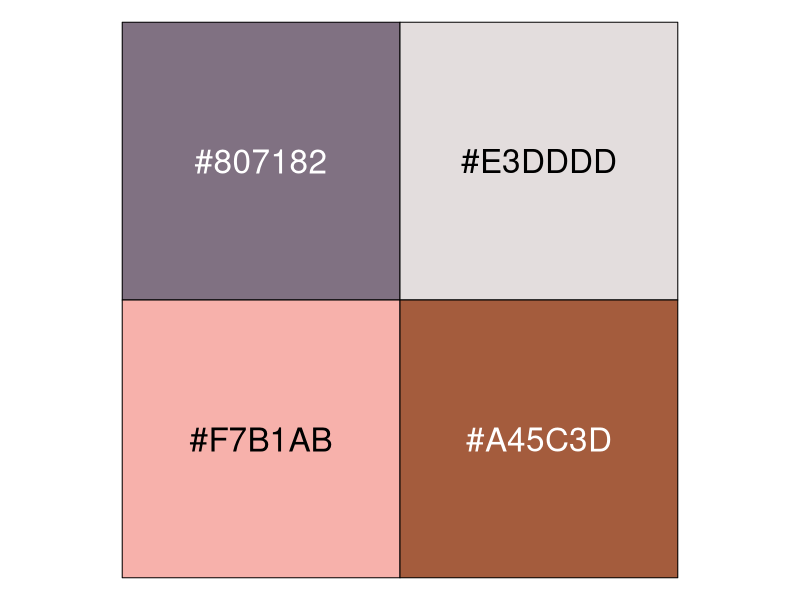
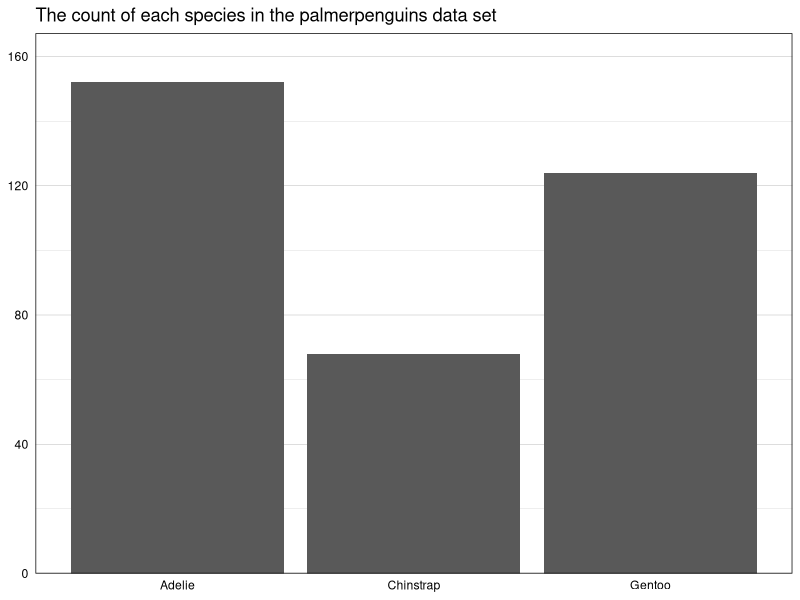
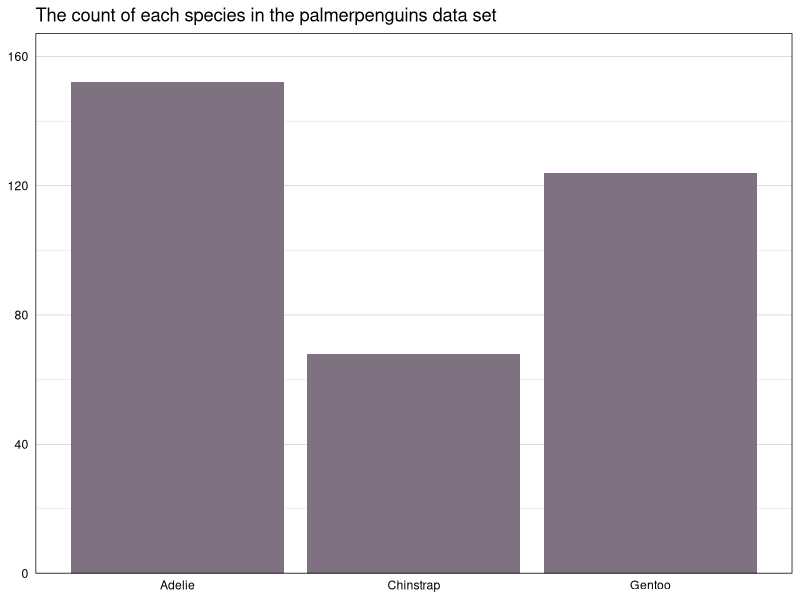
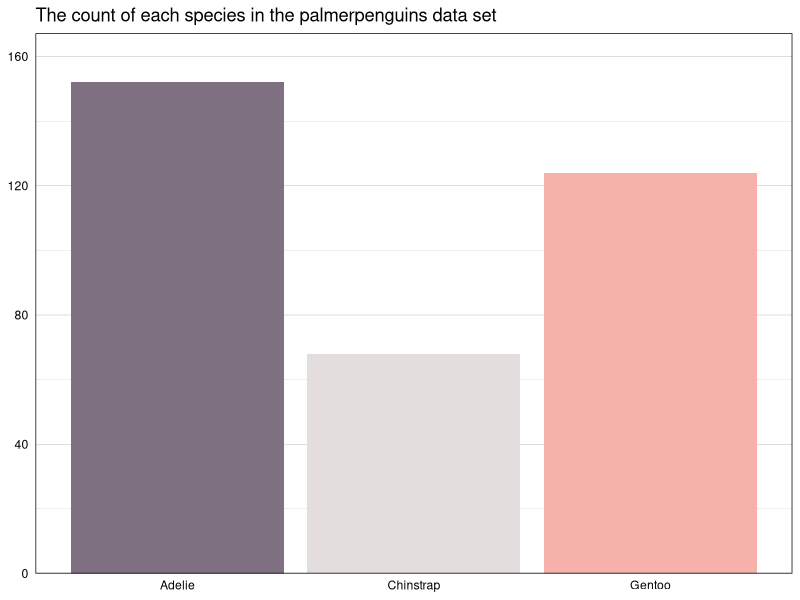
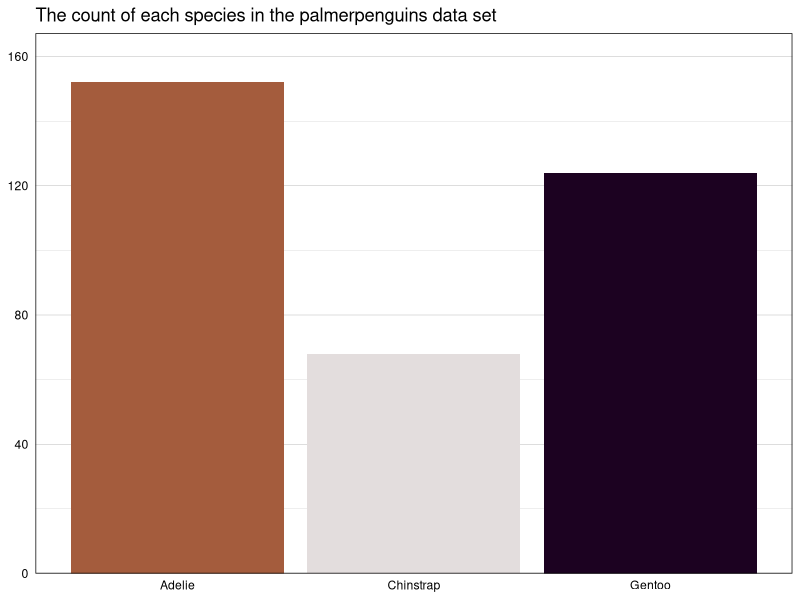
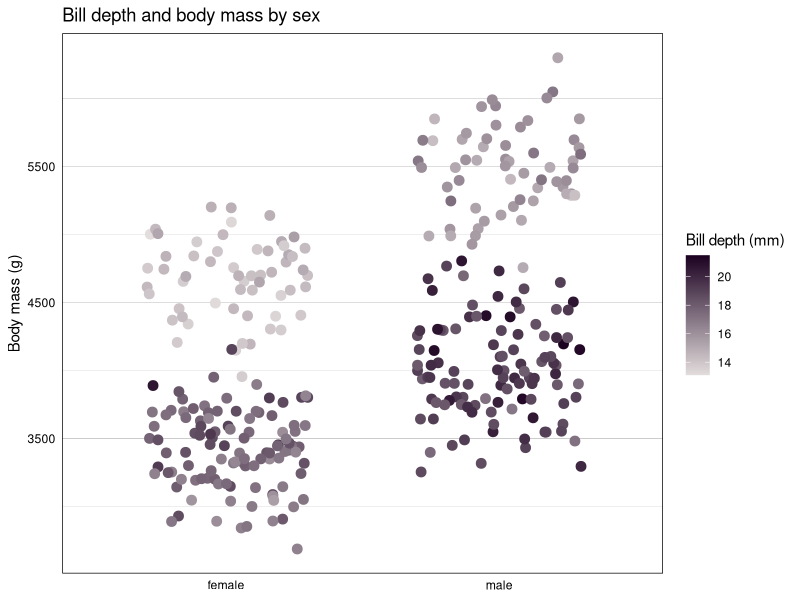

These charts were generated, in order, by the following R code:
## ---- chunk 1
knitr::opts_chunk$set(echo = TRUE, warning = FALSE)

library(tidyverse)
library(palmerpenguins)

penguins <- palmerpenguins::penguins

theme_here <- function () { 
  theme_linedraw() %+replace% 
    theme(
      panel.background = element_rect(fill = "transparent", color = NA),
      plot.background = element_rect(fill = "transparent", color = NA),
      legend.background = element_rect(fill = "transparent", color = NA),
      legend.key = element_rect(fill = "transparent", color = NA)
    )
}
## ---- chunk 2
penguin_corp_color <- function(...) {

  penguin_corp_colors <- c(
    `pink`     = "#F7B1AB",
    `lavender` = "#807182",
    `gray`     = "#E3DDDD",
    `brown`    = "#A45C3D",
    `purple`   = "#1C0221")

  cols <- c(...)

  if (is.null(cols))
    return (penguin_corp_colors)

  penguin_corp_colors[cols]
}
## ---- chunk 3
penguin_corp_color("lavender")
## ---- chunk 4
penguin_corp_palette <- function(palette = "main", ...) {

  penguin_corp_palettes <- list(
    `main` = penguin_corp_color("lavender", "gray", "pink", "brown"),
    
    `highlight` = penguin_corp_color("purple", "gray")
  )

  penguin_corp_palettes[[palette]]

}
## ---- chunk 5
penguin_corp_palette("main")
## ---- chunk 6
scales::show_col(penguin_corp_palette("main"), cex_label = 2)
## ---- chunk 7
palette_gen <- function(palette = "main", direction = 1) {

  function(n) {

    if (n > length(penguin_corp_palette(palette)))
      warning("Not enough colors in this palette!")

    else {

      all_colors <- penguin_corp_palette(palette)

      all_colors <- unname(unlist(all_colors))

      all_colors <- if (direction >= 0) all_colors else rev(all_colors)

      color_list <- all_colors[1:n]

    }
  }
}
## ---- chunk 8
palette_gen_c <- function(palette = "main", direction = 1, ...) {

  pal <- penguin_corp_palette(palette)

  pal <- if (direction >= 0) pal else rev(pal)

  colorRampPalette(pal, ...)

}
## ---- chunk 9
scale_fill_penguin <- function(palette = "main", direction = 1, ...) {

  ggplot2::discrete_scale(
    "fill", "penguin",
    palette_gen(palette, direction),
    ...
  )
}
## ---- chunk 10
scale_colour_penguin <- function(palette = "main", direction = 1, ...) {

  ggplot2::discrete_scale(
    "colour", "penguin",
    palette_gen(palette, direction),
    ...
  )
}

scale_color_penguin <- scale_colour_penguin
## ---- chunk 11
scale_color_penguin_c <- function(palette = "main", direction = 1, ...) {

  pal <- palette_gen_c(palette = palette, direction = direction)

  scale_color_gradientn(colors = pal(256), ...)

}
## ---- chunk 12
penguins %>% 
  count(species) %>% 
  ggplot(aes(x = species, y = n)) +
  geom_bar(stat = "identity") +
  labs(title = "The count of each species in the palmerpenguins data set") +
  scale_y_continuous(expand = expansion(mult = c(0, 0.1))) +
  theme_here() +
  theme(axis.ticks = element_blank(),
        axis.title = element_blank(),
        panel.grid.major.x = element_blank())
## ---- chunk 13
penguins %>% 
  count(species) %>% 
  ggplot(aes(x = species, y = n)) +
  geom_bar(stat = "identity", fill = penguin_corp_color("lavender")) +
  labs(title = "The count of each species in the palmerpenguins data set") +
  scale_y_continuous(expand = expansion(mult = c(0, 0.1))) +
  theme_here() +
  theme(axis.ticks = element_blank(),
        axis.title = element_blank(),
        panel.grid.major.x = element_blank())
## ---- chunk 14
penguins %>% 
  count(species) %>% 
  ggplot(aes(x = species, y = n, fill = species)) +
  geom_bar(stat = "identity") +
  scale_fill_penguin(palette = "main") +
  labs(title = "The count of each species in the palmerpenguins data set") +
  scale_y_continuous(expand = expansion(mult = c(0, 0.1))) +
  theme_here() +
  theme(axis.ticks = element_blank(),
        axis.title = element_blank(),
        legend.position = "none",
        panel.grid.major.x = element_blank())
## ---- chunk 15
penguins %>% 
  count(species) %>% 
  ggplot(aes(x = species, y = n, fill = species)) +
  geom_bar(stat = "identity") +
  scale_fill_manual(values = 
                      unname(c(penguin_corp_color("brown","gray","purple")))) +
  labs(title = "The count of each species in the palmerpenguins data set") +
  scale_y_continuous(expand = expansion(mult = c(0, 0.1))) +
  theme_here() +
  theme(axis.ticks = element_blank(),
        axis.title = element_blank(),
        legend.position = "none",
        panel.grid.major.x = element_blank())
## ---- chunk 16
penguins |> 
  filter(!is.na(sex)) |> 
  ggplot(aes(x = sex, y = body_mass_g, color = bill_depth_mm)) +
  geom_jitter(size = 3, width = 0.3) +
  scale_color_penguin_c(palette = "highlight", direction = -1) +
  labs(title = "Bill depth and body mass by sex",
       y = "Body mass (g)",
       color = "Bill depth (mm)") +
  theme_here() +
  theme(axis.ticks = element_blank(),
        axis.title.x = element_blank(),
        panel.grid.major.x = element_blank())
